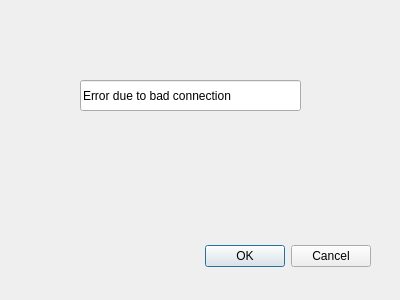
<?xml version="1.0" encoding="UTF-8"?>
<ui version="4.0">
 <class>Dialog</class>
 <widget class="QDialog" name="Dialog">
  <property name="geometry">
   <rect>
    <x>0</x>
    <y>0</y>
    <width>400</width>
    <height>300</height>
   </rect>
  </property>
  <property name="windowTitle">
   <string>Dialog</string>
  </property>
  <widget class="QDialogButtonBox" name="buttonBox">
   <property name="geometry">
    <rect>
     <x>30</x>
     <y>240</y>
     <width>341</width>
     <height>32</height>
    </rect>
   </property>
   <property name="orientation">
    <enum>Qt::Horizontal</enum>
   </property>
   <property name="standardButtons">
    <set>QDialogButtonBox::Cancel|QDialogButtonBox::Ok</set>
   </property>
  </widget>
  <widget class="QLineEdit" name="lineEdit">
   <property name="geometry">
    <rect>
     <x>80</x>
     <y>80</y>
     <width>221</width>
     <height>31</height>
    </rect>
   </property>
   <property name="text">
    <string>Error due to bad connection</string>
   </property>
  </widget>
 </widget>
 <resources/>
 <connections>
  <connection>
   <sender>buttonBox</sender>
   <signal>accepted()</signal>
   <receiver>Dialog</receiver>
   <slot>accept()</slot>
   <hints>
    <hint type="sourcelabel">
     <x>248</x>
     <y>254</y>
    </hint>
    <hint type="destinationlabel">
     <x>157</x>
     <y>274</y>
    </hint>
   </hints>
  </connection>
  <connection>
   <sender>buttonBox</sender>
   <signal>rejected()</signal>
   <receiver>Dialog</receiver>
   <slot>reject()</slot>
   <hints>
    <hint type="sourcelabel">
     <x>316</x>
     <y>260</y>
    </hint>
    <hint type="destinationlabel">
     <x>286</x>
     <y>274</y>
    </hint>
   </hints>
  </connection>
 </connections>
</ui>
